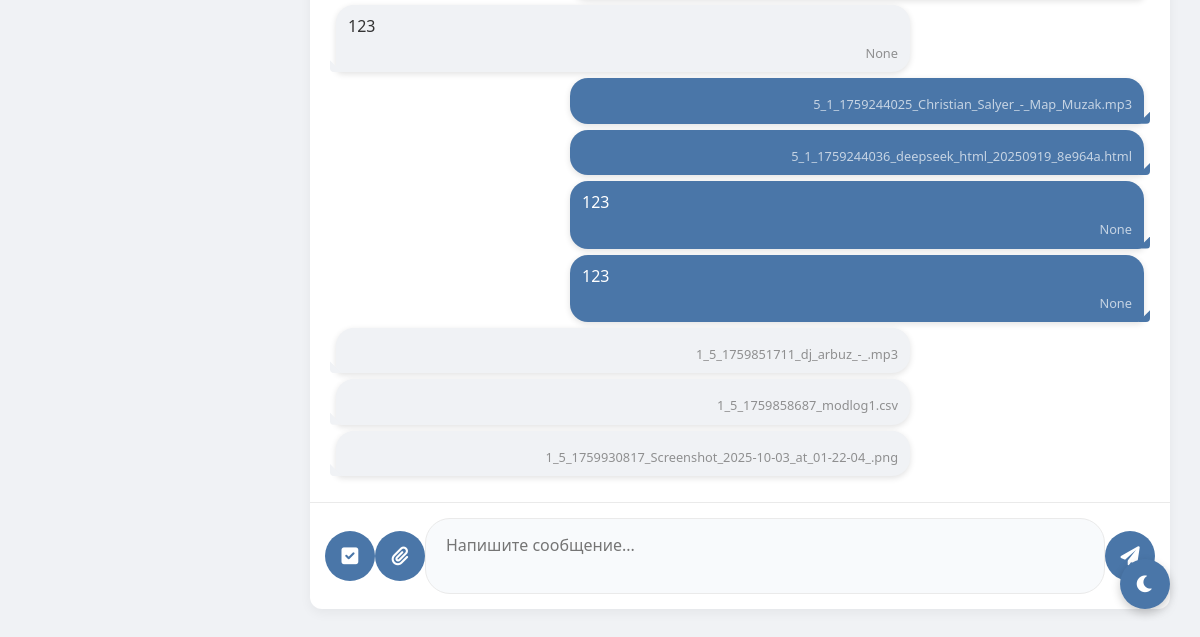
Before: /messages/1 (signed in, lower part) with the older database file.
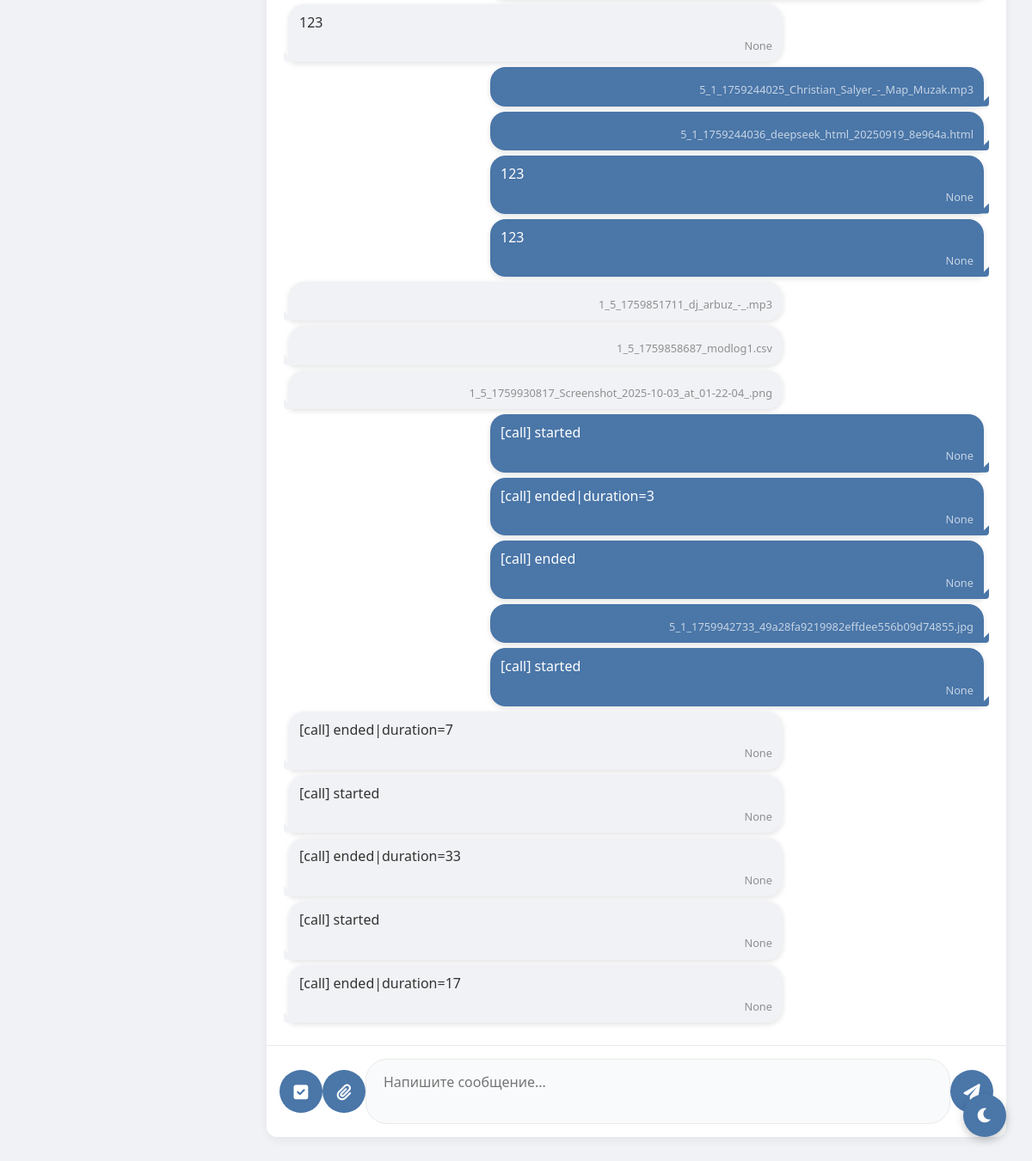
After: the same page with the newer database file.
### tables this page shows
CREATE TABLE messages (
                id INTEGER PRIMARY KEY AUTOINCREMENT,
                sender_id INTEGER NOT NULL,
                receiver_id INTEGER NOT NULL,
                content TEXT NOT NULL,
                file_path TEXT,
                timestamp DATETIME DEFAULT CURRENT_TIMESTAMP,
                FOREIGN KEY(sender_id) REFERENCES users(id),
                FOREIGN KEY(receiver_id) REFERENCES users(id));

### routes/messages.py (the view)
@bp.route('/messages')
@bp.route('/messages/<int:friend_id>')
def messages(friend_id=None):
    if 'user_id' not in session:
        return redirect(url_for('auth.index'))
    user_id = session['user_id']
    conn = get_db()
    c = conn.cursor()
    c.execute("SELECT * FROM users WHERE id = ?", (user_id,))
    user = c.fetchone()
    c.execute('''SELECT users.id, users.username, users.avatar, users.is_online, users.last_seen
                FROM friends
                JOIN users ON friends.friend_id = users.id
                WHERE friends.user_id = ? AND friends.status = 'accepted'
                UNION
                SELECT users.id, users.username, users.avatar, users.is_online, users.last_seen
                FROM friends
                JOIN users ON friends.user_id = users.id
                WHERE friends.friend_id = ? AND friends.status = 'accepted'
                ORDER BY username''', (user_id, user_id))
    friends = c.fetchall()
    messages = []
    active_friend = None
    if friend_id:
        c.execute("SELECT * FROM users WHERE id = ?", (friend_id,))
        active_friend = c.fetchone()
        c.execute('''SELECT messages.*, users.username, users.avatar
                    FROM messages
                    JOIN users ON messages.sender_id = users.id
                    WHERE (sender_id = ? AND receiver_id = ?)
                    OR (sender_id = ? AND receiver_id = ?)
                    ORDER BY timestamp''',
                 (user_id, friend_id, friend_id, user_id))
        messages = c.fetchall()
    conn.close()
    return render_template('messages.html',
                         user=user,
                         friends=friends,
                         messages=messages,
                         friend_id=friend_id,
                         active_friend=active_friend,
                         active_page='messages')

### app.py (called while the page is built)
def _gen_csrf_token():
    import secrets
    token = session.get('_csrf_token')
    if not token:
        token = secrets.token_urlsafe(32)
        session['_csrf_token'] = token
    return token

@app.context_processor
def inject_csrf():
    return {'csrf_token': _gen_csrf_token()}

@app.before_request
def csrf_protect():
    if request.method in ('POST','PUT','PATCH','DELETE'):
        if request.path.startswith('/socket.io') or request.path.startswith('/static'):
            return None
        if request.endpoint in {'auth.index'}:
            if not session.get('_csrf_token'):
                return None
        token = None
        token = request.headers.get('X-CSRFToken') or request.headers.get('X-CSRF-Token')
        if not token:
            token = request.form.get('csrf_token') or request.args.get('csrf_token')
        if not token and request.is_json:
            try:
                token = (request.get_json(silent=True) or {}).get('csrf_token')
            except Exception:
                token = None
        if not token or token != session.get('_csrf_token'):
            return ('CSRF token missing or invalid', 400)

@app.before_request
def enforce_account_block():
    try:
        if request.path.startswith('/static') or request.path.startswith('/socket.io'):
            return None
        if request.endpoint in {'auth.blocked', 'auth.index', 'static.static_files'}:
            return None
        if 'user_id' not in session:
            return None
        from models import get_db
        conn = get_db()
        c = conn.cursor()
        c.execute('SELECT is_blocked, block_reason FROM users WHERE id = ?', (session['user_id'],))
        row = c.fetchone()
        conn.close()
        if row and row['is_blocked']:
            reason = row['block_reason'] or 'Профиль заблокирован администратором'
            return render_template('blocked.html', reason=reason)
    except Exception:
        return None

### models.py (called while the page is built)
def get_db():
    conn = sqlite3.connect('social_network.db')
    conn.row_factory = sqlite3.Row
    return conn

### templates/messages.html (shortened to what this page needs)
<!DOCTYPE html>
<html lang="ru">
<head>
    <link href="https://cdnjs.cloudflare.com/ajax/libs/font-awesome/6.0.0/css/all.min.css" rel="stylesheet">
</head>
<body>
    <div class="app-container">
        <div class="content">
            <div class="chat-container">
                {% if friend_id %}
                <div class="chat-messages" id="chat-messages">
                    {% for msg in messages %}
                    <div class="message {% if msg[1] == session['user_id'] %}sent{% else %}received{% endif %}">
                        <div class="message-text">{{ msg[3] }}</div>
                        <div class="message-time">{{ msg[4] }}</div>
                    </div>
                    {% endfor %}
                </div>
                <div class="chat-input">
                    <button id="select-mode-btn" title="Выбрать сообщения"><i class="fas fa-check-square"></i></button>
                    <button id="attach-button" title="Прикрепить файл"><i class="fas fa-paperclip"></i></button>
                    <textarea id="message-input" placeholder="Напишите сообщение..."></textarea>
                    <button id="send-button" title="Отправить"><i class="fas fa-paper-plane"></i></button>
                </div>
                {% else %}
                <div class="empty-chat">
                    <i class="fas fa-comments"></i>
                    <h3>Выберите диалог</h3>
                    <p>Начните общение с вашими друзьями</p>
                </div>
                {% endif %}
            </div>
        </div>
    </div>
    <button class="theme-toggle" id="themeToggle">
        <i class="fas fa-moon"></i>
    </button>
</body>
</html>

### static/css/hud.css (style rules this page uses)
.content { margin-left:280px; }

Changed rows visible on the page:
added messages: content "[call] started", msg "None"
added messages: content "[call] ended|duration=3", msg "None"
added messages: content "[call] ended", msg "None"
added messages: file_path "5_1_1759942733_49a28fa9219982effdee556b09d74855.jpg"
added messages: content "[call] started", msg "None"
added messages: content "[call] ended|duration=7", msg "None"
added messages: content "[call] started", msg "None"
added messages: content "[call] ended|duration=33", msg "None"
added messages: content "[call] started", msg "None"
added messages: content "[call] ended|duration=17", msg "None"
